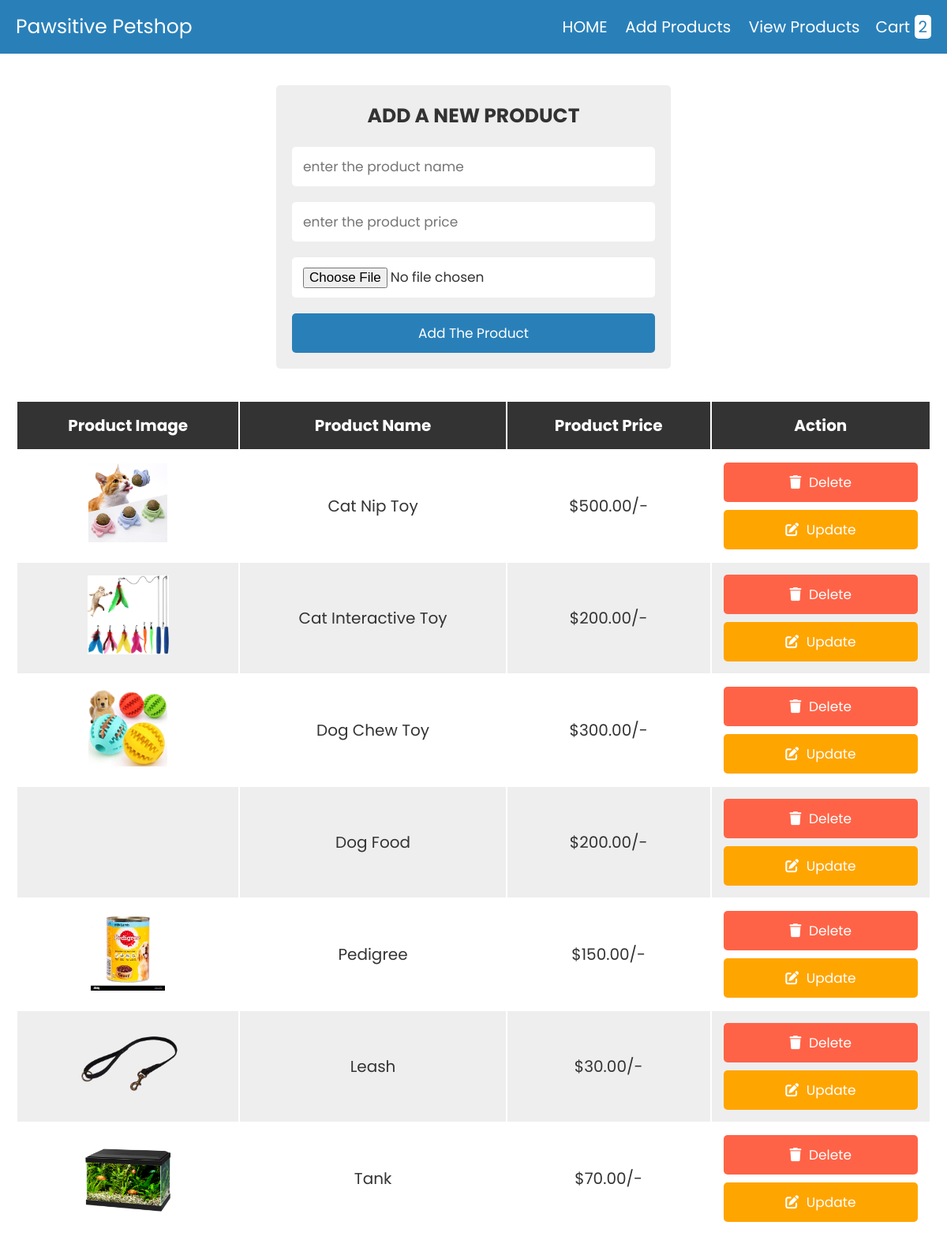
The app's page /admin.php with its own data.
### tables this page shows
CREATE TABLE `products` (
  `id` int(11) NOT NULL,
  `name` varchar(255) NOT NULL,
  `price` decimal(10,2) NOT NULL,
  `image` varchar(255) NOT NULL
);

### admin.php (the view, shortened to what this page needs)
<?php
include 'config.php';
?>
<!DOCTYPE html>
<html lang="en">
<head>
   <link rel="stylesheet" href="https://cdnjs.cloudflare.com/ajax/libs/font-awesome/6.0.0/css/all.min.css">
   <link rel="stylesheet" href="css/style.css">
</head>
<body>
<?php include 'shopheader.php'; ?>
<div class="container">
<section>
<form action="" method="post" class="add-product-form" enctype="multipart/form-data">
   <h3>add a new product</h3>
   <input type="text" name="p_name" placeholder="enter the product name" class="box" required>
   <input type="number" name="p_price" min="0" placeholder="enter the product price" class="box" required>
   <input type="file" name="p_image" accept="image/png, image/jpg, image/jpeg" class="box" required>
   <input type="submit" value="add the product" name="add_product" class="btn">
</form>
</section>
<section class="display-product-table">
   <table>
      <thead>
         <th>product image</th>
         <th>product name</th>
         <th>product price</th>
         <th>action</th>
      </thead>
      <tbody>
         <?php
            $select_products = mysqli_query($conn, "SELECT * FROM `products`");
            if(mysqli_num_rows($select_products) > 0){
               while($row = mysqli_fetch_assoc($select_products)){
         ?>
         <tr>
            <td><img src="uploaded_img/<?php echo $row['image']; ?>" height="100" alt=""></td>
            <td><?php echo $row['name']; ?></td>
            <td>$<?php echo $row['price']; ?>/-</td>
            <td>
               <a href="admin.php?delete=<?php echo $row['id']; ?>" class="delete-btn" onclick="return confirm('are your sure you want to delete this?');"> <i class="fas fa-trash"></i> delete </a>
               <a href="admin.php?edit=<?php echo $row['id']; ?>" class="option-btn"> <i class="fas fa-edit"></i> update </a>
            </td>
         </tr>
         <?php
            };
            }else{
               echo "<div class='empty'>no product added</div>";
            };
         ?>
      </tbody>
   </table>
</section>
</div>
</body>
</html>

### shopheader.php (shortened to what this page needs)
<header class="header">
   <div class="flex">
      <a href="#" class="logo">Pawsitive petshop</a>
      <nav class="navbar">
      <a href="home.php">HOME</a>
         <a href="admin.php">add products</a>
         <a href="products.php">view products</a>
      </nav>
      <?php
      $select_rows = mysqli_query($conn, "SELECT * FROM `cart`") or die('query failed');
      $row_count = mysqli_num_rows($select_rows);
      ?>
      <a href="cart.php" class="cart">cart <span><?php echo $row_count; ?></span> </a>
   </div>
</header>

### css/style.css (style rules this page uses)
:root { --blue:#2980b9; --red:tomato; --orange:orange; --black:#333; --white:#fff; --bg-color:#eee; --dark-bg:rgba(0,0,0,.7); --box-shadow:0 .5rem 1rem rgba(0,0,0,.1); --border:.1rem solid #999; }
* { font-family: 'Poppins', sans-serif; margin:0; padding:0; box-sizing: border-box; outline: none; border:none; text-decoration: none; text-transform: capitalize; }
html { font-size: 62.5%; overflow-x: hidden; }
.container { max-width: 1200px; margin:0 auto; }
section { padding:2rem; }
.btn, .option-btn, .delete-btn { display: block; width: 100%; text-align: center; background-color: var(--blue); color:var(--white); font-size: 1.7rem; padding:1.2rem 3rem; border-radius: .5rem; cursor: pointer; margin-top: 1rem; }
.option-btn i, .delete-btn i { padding-right: .5rem; }
.option-btn { background-color: var(--orange); }
.delete-btn { margin-top: 0; background-color: var(--red); }
.header { background-color: var(--blue); position: sticky; top:0; left:0; z-index: 1000; }
.header .flex { display: flex; align-items: center; padding:1.5rem 2rem; max-width: 1200px; margin:0 auto; }
.header .flex .logo { margin-right: auto; font-size: 2.5rem; color:var(--white); }
.header .flex .navbar a { margin-left: 2rem; font-size: 2rem; color:var(--white); }
.header .flex .cart { margin-left: 2rem; font-size: 2rem; color:var(--white); }
.header .flex .cart span { padding:.1rem .5rem; border-radius: .5rem; background-color: var(--white); color:var(--blue); font-size: 2rem; }
.add-product-form { max-width: 50rem; background-color: var(--bg-color); border-radius: .5rem; padding:2rem; margin:0 auto; margin-top: 2rem; }
.add-product-form h3 { font-size: 2.5rem; margin-bottom: 1rem; color:var(--black); text-transform: uppercase; text-align: center; }
.add-product-form .box { text-transform: none; padding:1.2rem 1.4rem; font-size: 1.7rem; color:var(--black); border-radius: .5rem; background-color: var(--white); margin:1rem 0; width: 100%; }
.display-product-table table { width: 100%; text-align: center; }
.display-product-table table thead th { padding:1.5rem; font-size: 2rem; background-color: var(--black); color:var(--white); }
.display-product-table table td { padding:1.5rem; font-size: 2rem; color:var(--black); }
.display-product-table table td:first-child { padding:0; }
.display-product-table table tr:nth-child(even) { background-color: var(--bg-color); }

### records on screen
products: image (picture), name "Cat Nip Toy", price "500.00"
products: image (picture), name "Cat Interactive Toy", price "200.00"
products: image (picture), name "Dog Chew Toy", price "300.00"
products: name "Dog Food", price "200.00"
products: image (picture), name "Pedigree", price "150.00"
products: image (picture), name "Leash", price "30.00"
products: image (picture), name "Tank", price "70.00"

### other values on screen
$row_count "2"
